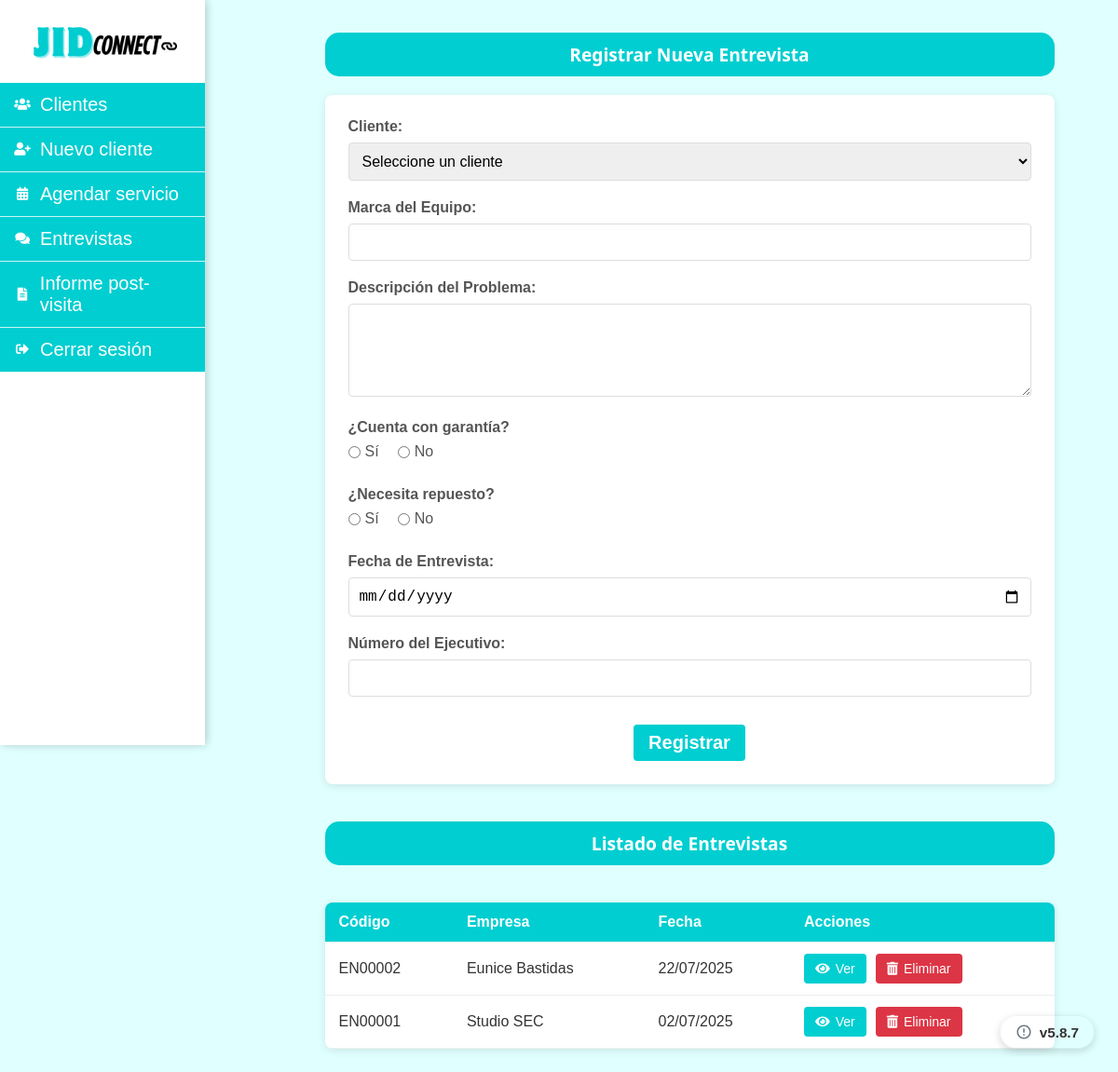
/entrevistas.php (signed in), run on the app's committed database.
### tables this page shows
CREATE TABLE `entrevistas` (
  `id_entrevista` int(11) NOT NULL,
  `id_cliente` int(11) NOT NULL,
  `marca_equipo` varchar(100) NOT NULL,
  `descripcion_problema` text NOT NULL,
  `tiene_garantia` enum('Si','No') NOT NULL,
  `numero_garantia` varchar(50) DEFAULT NULL,
  `necesita_repuesto` enum('Si','No') NOT NULL,
  `detalles_repuesto` text DEFAULT NULL,
  `fecha_entrevista` datetime NOT NULL,
  `ejecutivo` varchar(100) NOT NULL,
  `codigo_entrevista` varchar(20) NOT NULL,
  `fecha_registro` timestamp NOT NULL DEFAULT current_timestamp()
);

CREATE TABLE `clientes` (
  `id` int(11) NOT NULL,
  `nombre` varchar(100) NOT NULL,
  `correo` varchar(100) NOT NULL,
  `rif` int(10) NOT NULL,
  `ubicacion` text NOT NULL,
  `telefono` int(11) NOT NULL,
  `n_equipos` int(11) NOT NULL DEFAULT 0,
  `fecha_registro` datetime DEFAULT current_timestamp(),
  `estado` enum('activo','inactivo') NOT NULL DEFAULT 'activo' COMMENT 'Estado del cliente: activo o inactivo'
);

### permisos.php (called while the page is built, shortened)
<?php
   function tienePermiso($modulo, $accion) {
    if ($accion == 'ver_todo' || $accion == 'generar_pdf') {
        return isset($_SESSION['id_cargo']);
    }
    if ($_SESSION['id_cargo'] == 1) {
        return true;
    }
}
?>

### entrevistas.php (the view, shortened to what this page needs)
<?php
require_once 'permisos.php';
$conexion = obtenerConexion();
$sql_entrevistas = "SELECT e.id_entrevista, e.codigo_entrevista, c.nombre, e.fecha_entrevista
                    FROM entrevistas e
                    JOIN clientes c ON e.id_cliente = c.id
                    ORDER BY e.fecha_entrevista DESC";
$resultado_entrevistas = mysqli_query($conexion, $sql_entrevistas);
?>
<!DOCTYPE html>
<html lang="es">
<head>
    <link rel="stylesheet" href="css/entrevista.css">
    <link rel="stylesheet" href="https://cdnjs.cloudflare.com/ajax/libs/font-awesome/6.4.0/css/all.min.css">
</head>
<body>
   <div class="menu-container">
        <?php include('menu.php'); ?>
    </div>
    <div class="main-content">
        <?php if (tienePermiso('entrevistas', 'puede_crear')): ?>
        <h2>Registrar Nueva Entrevista</h2>
        <form class="form-entrevista" method="POST" action="">
            <div class="form-group">
                <label for="cliente">Cliente:</label>
                <select id="cliente" name="cliente" required>
                    <option value="">Seleccione un cliente</option>
                </select>
            </div>
            <div class="form-group">
                <label for="marca_equipo">Marca del Equipo:</label>
                <input type="text" id="marca_equipo" name="marca_equipo" required>
            </div>
            <div class="form-group">
                <label for="descripcion_problema">Descripción del Problema:</label>
                <textarea id="descripcion_problema" name="descripcion_problema" rows="4" required></textarea>
            </div>
            <div class="form-group">
                <label>¿Cuenta con garantía?</label>
                <div class="radio-group">
                    <label><input type="radio" name="tiene_garantia" value="Si" required> Sí</label>
                    <label><input type="radio" name="tiene_garantia" value="No"> No</label>
                </div>
            </div>
            <div class="form-group">
                <label>¿Necesita repuesto?</label>
                <div class="radio-group">
                    <label><input type="radio" name="necesita_repuesto" value="Si" required> Sí</label>
                    <label><input type="radio" name="necesita_repuesto" value="No"> No</label>
                </div>
            </div>
            <div class="form-group">
                <label for="fecha_entrevista">Fecha de Entrevista:</label>
                <input type="date" id="fecha_entrevista" name="fecha_entrevista" min="<?= date('Y-m-d') ?>" required>
            </div>
            <div class="form-group">
                <label for="ejecutivo">Número del Ejecutivo:</label>
                <input type="text" id="ejecutivo" name="ejecutivo" required>
            </div>
            <button type="submit" class="btn-submit">Registrar</button>
        </form>
        <?php endif; ?>
        <h2>Listado de Entrevistas</h2>
        <table class="tabla-entrevistas">
            <thead>
                <tr>
                    <th>Código</th>
                    <th>Empresa</th>
                    <th>Fecha</th>
                    <th>Acciones</th>
                </tr>
            </thead>
            <tbody>
                <?php if (mysqli_num_rows($resultado_entrevistas) > 0): ?>
                    <?php while ($entrevista = mysqli_fetch_assoc($resultado_entrevistas)): ?>
                        <tr>
                            <td><?= htmlspecialchars($entrevista['codigo_entrevista']) ?></td>
                            <td><?= htmlspecialchars($entrevista['nombre']) ?></td>
                            <td><?= date('d/m/Y', strtotime($entrevista['fecha_entrevista'])) ?></td>
                            <td>
                                <div class="contenedor-botones">
                                    <a href="ver_entrevista.php?id=<?= $entrevista['id_entrevista'] ?>" class="boton-accion boton-ver">
                                        <i class="fas fa-eye"></i> Ver
                                    </a>
                                    <?php if (tienePermiso('entrevistas', 'puede_eliminar')): ?>
                                    <a href="eliminar_entrevista.php?id=<?= $entrevista['id_entrevista'] ?>" class="boton-accion boton-eliminar" onclick="return confirm('¿Está seguro de eliminar esta entrevista?')">
                                        <i class="fas fa-trash-alt"></i> Eliminar
                                    </a>
                                    <?php endif; ?>
                                </div>
                            </td>
                        </tr>
                    <?php endwhile; ?>
                <?php else: ?>
                    <tr>
                        <td colspan="4">No hay entrevistas registradas</td>
                    </tr>
                <?php endif; ?>
            </tbody>
        </table>
    </div>
</body>
</html>

### css/entrevista.css (style rules this page uses)
* { box-sizing: border-box; margin: 0; padding: 0; }
body { font-family: 'Arial', sans-serif; background-color: #E0FFFF; color: #333; min-height: 100vh; padding: 0; margin: 0; }
.main-content { margin-left: 280px; padding: 30px; width: calc(100% - 280px); min-height: 100vh; box-sizing: border-box; display: flex; flex-direction: column; align-items: center; }
h2 { text-align: center; font-family: 'Segoe UI', 'Roboto', sans-serif; font-size: larger; background-color: #00CED1; border-radius: 15px; margin-bottom: 20px; margin-top: 10px; color: white; padding: 10px; width: 80%; }
.form-entrevista { background-color: white; padding: 25px; border-radius: 8px; box-shadow: 0 2px 10px rgba(0, 0, 0, 0.1); margin-bottom: 30px; width: 80%; display: flex; flex-direction: column; align-items: center; }
.form-group { margin-bottom: 20px; width: 100%; }
.form-group label { display: block; margin-bottom: 8px; font-weight: 600; color: #555; }
.form-group input[type="text"], .form-group input[type="date"], .form-group select, .form-group textarea { width: 100%; padding: 10px; border: 1px solid #ddd; border-radius: 4px; font-size: 16px; }
.form-group textarea { min-height: 100px; resize: vertical; }
.radio-group { display: flex; gap: 20px; margin-top: 5px; }
.radio-group label { display: flex; align-items: center; gap: 5px; font-weight: normal; cursor: pointer; }
.btn-submit { background-color: #00CED1; color: white; border: none; padding: 8px 16px; border-radius: 4px; cursor: pointer; font-size: 20px; font-weight: 600; transition: background-color 0.3s; margin-top: 10px; align-self: center; width: auto; }
.tabla-entrevistas { width: 80%; border-collapse: collapse; background-color: white; box-shadow: 0 2px 10px rgba(0, 0, 0, 0.1); border-radius: 8px; overflow: hidden; margin-top: 20px; }
.tabla-entrevistas th, .tabla-entrevistas td { padding: 12px 15px; text-align: left; border-bottom: 1px solid #eee; }
.tabla-entrevistas th { background-color: #00CED1; color: white; font-weight: 600; }
.contenedor-botones { display: flex; gap: 10px; }
.boton-accion { padding: 8px 12px; border-radius: 4px; font-size: 14px; transition: all 0.3s; border: none; cursor: pointer; display: inline-flex; align-items: center; justify-content: center; gap: 6px; text-decoration: none; }
.boton-ver { background-color: #00CED1; color: white; }
.boton-eliminar { background-color: #dc3545; color: white; }
@media (max-width: 1200px) { .main-content { padding: 25px; } }
@media (max-width: 1200px) { h2, .form-entrevista, .tabla-entrevistas, .mensaje-flash { width: 90%; } }

### css/menu.css (style rules this page uses)
.menu-container { width: 220px; min-width: 220px; background-color: white; box-shadow: 2px 0 10px rgba(0,0,0,0.1); height: 100vh; position: fixed; left: 0; top: 0; z-index: 1000; overflow-y: auto; }

### data on the page
entrevistas: codigo_entrevista "EN00002", id_cliente.nombre "Eunice Bastidas", fecha_entrevista "22/07/2025"
entrevistas: codigo_entrevista "EN00001", id_cliente.nombre "Studio SEC", fecha_entrevista "02/07/2025"
